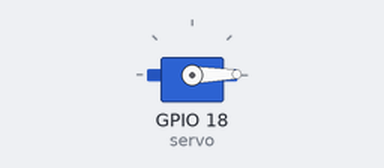
Simulated run of this program. Board: ESP32 board running MicroPython. On the bench: servo. Servo angles are drawn from the pulse width (0.5 ms = 0°, 2.5 ms = 180°); library files of the repository ran but are not shown: servo.py.

Above: at 0.05 s.
Timing chart, 0 to 4.6 s (numbered marks = the images above):
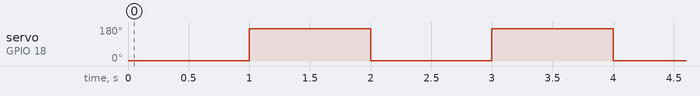

The program:

servo_motor.py
```python
from machine import Pin, PWM
from time import sleep
from servo import Servo

# Configure PWM on GPIO18
servo = Servo(18)

# Main loop
while True:
    servo.move(0)
    sleep(1)
    servo.move(180)
    sleep(1)
```

Measured:
- by itself, servo on GPIO 18 (servo): alternates 171° for 1.0 s and 1° for 1.0 s
